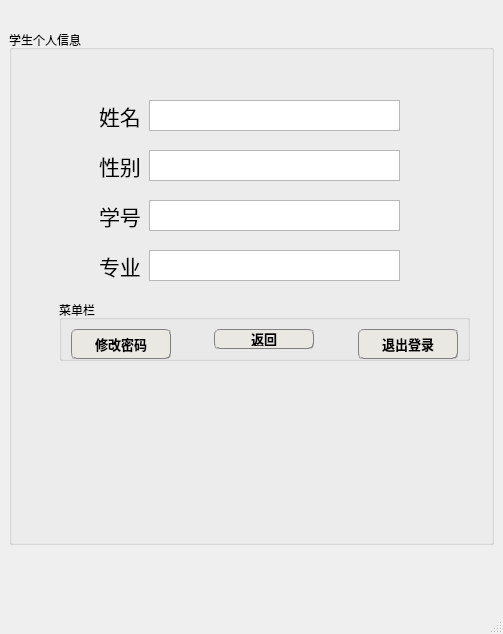
<?xml version="1.0" encoding="UTF-8"?>
<ui version="4.0">
 <class>setting</class>
 <widget class="QMainWindow" name="setting">
  <property name="geometry">
   <rect>
    <x>0</x>
    <y>0</y>
    <width>503</width>
    <height>634</height>
   </rect>
  </property>
  <property name="windowTitle">
   <string>MainWindow</string>
  </property>
  <property name="styleSheet">
   <string notr="true">border-image:url(back.png)</string>
  </property>
  <widget class="QWidget" name="centralwidget">
   <widget class="QGroupBox" name="groupBox_2">
    <property name="geometry">
     <rect>
      <x>9</x>
      <y>30</y>
      <width>485</width>
      <height>515</height>
     </rect>
    </property>
    <property name="styleSheet">
     <string notr="true">border-image:url()</string>
    </property>
    <property name="title">
     <string>学生个人信息</string>
    </property>
    <widget class="QGroupBox" name="groupBox">
     <property name="geometry">
      <rect>
       <x>50</x>
       <y>270</y>
       <width>411</width>
       <height>61</height>
      </rect>
     </property>
     <property name="styleSheet">
      <string notr="true">border-image:url()</string>
     </property>
     <property name="title">
      <string>菜单栏</string>
     </property>
     <layout class="QHBoxLayout" name="horizontalLayout_8">
      <item>
       <widget class="QPushButton" name="change_information">
        <property name="sizePolicy">
         <sizepolicy hsizetype="Minimum" vsizetype="Fixed">
          <horstretch>0</horstretch>
          <verstretch>0</verstretch>
         </sizepolicy>
        </property>
        <property name="minimumSize">
         <size>
          <width>100</width>
          <height>30</height>
         </size>
        </property>
        <property name="font">
         <font>
          <family>Adobe Arabic</family>
          <pointsize>10</pointsize>
          <weight>75</weight>
          <bold>true</bold>
         </font>
        </property>
        <property name="styleSheet">
         <string notr="true">/*	qproperty-icon: url(./appIcons/location-1.png);
按钮普通态*/
QPushButton
{
	border:0.5px groove gray;
	border-radius:5px;
	padding:2px 4px;
	background-color:rgb(233 , 232 , 227);
}

/*按钮停留态*/
QPushButton:hover
{
    /*背景颜色*/  
    background-color:rgb(255 , 255 , 255);
}

/*按钮按下态*/
QPushButton:pressed
{
    /*背景颜色*/  
    background-color:rgb(255 , 255 , 255);
    /*左内边距为3像素，让按下时字向右移动3像素*/  
    padding-left:5px;
    /*上内边距为3像素，让按下时字向下移动3像素*/  
    padding-top:5px;
}</string>
        </property>
        <property name="text">
         <string>修改密码</string>
        </property>
        <property name="icon">
         <iconset>
          <normaloff>钥匙.png</normaloff>钥匙.png</iconset>
        </property>
        <property name="iconSize">
         <size>
          <width>20</width>
          <height>20</height>
         </size>
        </property>
       </widget>
      </item>
      <item>
       <spacer name="horizontalSpacer_15">
        <property name="orientation">
         <enum>Qt::Horizontal</enum>
        </property>
        <property name="sizeHint" stdset="0">
         <size>
          <width>40</width>
          <height>20</height>
         </size>
        </property>
       </spacer>
      </item>
      <item>
       <widget class="QPushButton" name="pushButton_return">
        <property name="sizePolicy">
         <sizepolicy hsizetype="Fixed" vsizetype="Minimum">
          <horstretch>0</horstretch>
          <verstretch>0</verstretch>
         </sizepolicy>
        </property>
        <property name="minimumSize">
         <size>
          <width>100</width>
          <height>0</height>
         </size>
        </property>
        <property name="font">
         <font>
          <family>Adobe Arabic</family>
          <pointsize>10</pointsize>
          <weight>75</weight>
          <bold>true</bold>
         </font>
        </property>
        <property name="styleSheet">
         <string notr="true">/*	qproperty-icon: url(./appIcons/location-1.png);
按钮普通态*/
QPushButton
{
	border:0.5px groove gray;
	border-radius:5px;
	padding:2px 4px;
	background-color:rgb(233 , 232 , 227);
}

/*按钮停留态*/
QPushButton:hover
{
    /*背景颜色*/  
    background-color:rgb(255 , 255 , 255);
}

/*按钮按下态*/
QPushButton:pressed
{
    /*背景颜色*/  
    background-color:rgb(255 , 255 , 255);
    /*左内边距为3像素，让按下时字向右移动3像素*/  
    padding-left:5px;
    /*上内边距为3像素，让按下时字向下移动3像素*/  
    padding-top:5px;
}</string>
        </property>
        <property name="text">
         <string>返回</string>
        </property>
        <property name="icon">
         <iconset>
          <normaloff>返回.png</normaloff>返回.png</iconset>
        </property>
       </widget>
      </item>
      <item>
       <spacer name="horizontalSpacer_16">
        <property name="orientation">
         <enum>Qt::Horizontal</enum>
        </property>
        <property name="sizeHint" stdset="0">
         <size>
          <width>40</width>
          <height>20</height>
         </size>
        </property>
       </spacer>
      </item>
      <item>
       <widget class="QPushButton" name="exit">
        <property name="sizePolicy">
         <sizepolicy hsizetype="Minimum" vsizetype="Fixed">
          <horstretch>0</horstretch>
          <verstretch>0</verstretch>
         </sizepolicy>
        </property>
        <property name="minimumSize">
         <size>
          <width>100</width>
          <height>30</height>
         </size>
        </property>
        <property name="font">
         <font>
          <family>Adobe Arabic</family>
          <pointsize>10</pointsize>
          <weight>75</weight>
          <bold>true</bold>
         </font>
        </property>
        <property name="styleSheet">
         <string notr="true">/*	qproperty-icon: url(./appIcons/location-1.png);
按钮普通态*/
QPushButton
{
	border:0.5px groove gray;
	border-radius:5px;
	padding:2px 4px;
	background-color:rgb(233 , 232 , 227);
}

/*按钮停留态*/
QPushButton:hover
{
    /*背景颜色*/  
    background-color:rgb(255 , 255 , 255);
}

/*按钮按下态*/
QPushButton:pressed
{
    /*背景颜色*/  
    background-color:rgb(255 , 255 , 255);
    /*左内边距为3像素，让按下时字向右移动3像素*/  
    padding-left:5px;
    /*上内边距为3像素，让按下时字向下移动3像素*/  
    padding-top:5px;
}</string>
        </property>
        <property name="text">
         <string>退出登录</string>
        </property>
       </widget>
      </item>
     </layout>
    </widget>
    <widget class="QLabel" name="name_label">
     <property name="geometry">
      <rect>
       <x>90</x>
       <y>70</y>
       <width>41</width>
       <height>31</height>
      </rect>
     </property>
     <property name="font">
      <font>
       <family>AcadEref</family>
       <pointsize>16</pointsize>
      </font>
     </property>
     <property name="styleSheet">
      <string notr="true">border-image:url()</string>
     </property>
     <property name="text">
      <string>姓名</string>
     </property>
    </widget>
    <widget class="QTextBrowser" name="name_">
     <property name="geometry">
      <rect>
       <x>140</x>
       <y>70</y>
       <width>251</width>
       <height>31</height>
      </rect>
     </property>
     <property name="styleSheet">
      <string notr="true">border-image:url()</string>
     </property>
    </widget>
    <widget class="QLabel" name="sex_label">
     <property name="geometry">
      <rect>
       <x>90</x>
       <y>120</y>
       <width>41</width>
       <height>31</height>
      </rect>
     </property>
     <property name="font">
      <font>
       <family>AcadEref</family>
       <pointsize>16</pointsize>
      </font>
     </property>
     <property name="styleSheet">
      <string notr="true">border-image:url()</string>
     </property>
     <property name="text">
      <string>性别</string>
     </property>
    </widget>
    <widget class="QTextBrowser" name="sex">
     <property name="geometry">
      <rect>
       <x>140</x>
       <y>120</y>
       <width>251</width>
       <height>31</height>
      </rect>
     </property>
     <property name="styleSheet">
      <string notr="true">border-image:url()</string>
     </property>
    </widget>
    <widget class="QLabel" name="account_label">
     <property name="geometry">
      <rect>
       <x>90</x>
       <y>170</y>
       <width>41</width>
       <height>31</height>
      </rect>
     </property>
     <property name="font">
      <font>
       <family>AcadEref</family>
       <pointsize>16</pointsize>
      </font>
     </property>
     <property name="styleSheet">
      <string notr="true">border-image:url()</string>
     </property>
     <property name="text">
      <string>学号</string>
     </property>
    </widget>
    <widget class="QTextBrowser" name="account">
     <property name="geometry">
      <rect>
       <x>140</x>
       <y>170</y>
       <width>251</width>
       <height>31</height>
      </rect>
     </property>
     <property name="styleSheet">
      <string notr="true">border-image:url()</string>
     </property>
    </widget>
    <widget class="QLabel" name="major_label">
     <property name="geometry">
      <rect>
       <x>90</x>
       <y>220</y>
       <width>51</width>
       <height>31</height>
      </rect>
     </property>
     <property name="font">
      <font>
       <family>AcadEref</family>
       <pointsize>16</pointsize>
      </font>
     </property>
     <property name="styleSheet">
      <string notr="true">border-image:url()</string>
     </property>
     <property name="text">
      <string>专业</string>
     </property>
    </widget>
    <widget class="QTextBrowser" name="major">
     <property name="geometry">
      <rect>
       <x>140</x>
       <y>220</y>
       <width>251</width>
       <height>31</height>
      </rect>
     </property>
     <property name="styleSheet">
      <string notr="true">border-image:url()</string>
     </property>
    </widget>
   </widget>
  </widget>
  <widget class="QMenuBar" name="menubar">
   <property name="geometry">
    <rect>
     <x>0</x>
     <y>0</y>
     <width>503</width>
     <height>23</height>
    </rect>
   </property>
  </widget>
  <widget class="QStatusBar" name="statusbar"/>
 </widget>
 <resources/>
 <connections/>
</ui>
